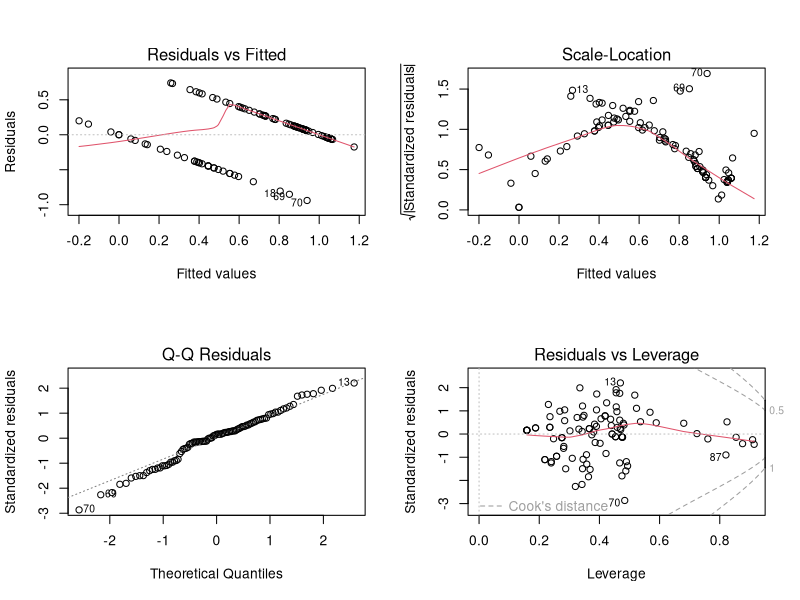

The R script that drew this image:
train = read.csv("train.csv")
train = train[, 1: 41]

#directly fit least squares
Y = as.numeric(train[, 1])
aX = cbind(rep(1, nrow(train)), as.matrix(train[, -1]))

#estimated coefficients
betahat = solve(t(aX) %*% aX) %*% t(aX) %*% Y

#fitted data
Yhat = aX %*% betahat

#hat matrix
H = aX %*% solve(t(aX) %*% aX) %*% t(aX)
evH = eigen(H)
evH$values[1: 10]

#fit linear model
fit = lm(data = train)
summary(fit)

cbind(betahat, t(t(fit$coefficients)))

#diagnostic plots
layout(matrix(c(1, 2, 3, 4), 2, 2))
plot(fit)
dev.off()
